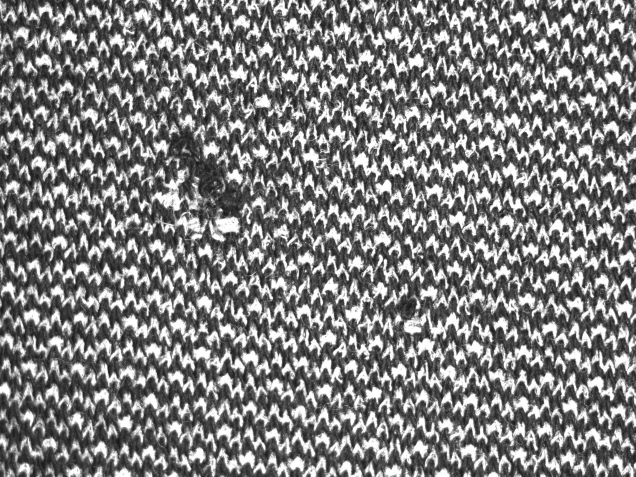
//> input picture 布匹瑕疵检测小思路/test_img.jpg, 1271 x 953 px (shown at 1/2 size)
$ ./xiaci   (built with g++ and OpenCV 4)
//> lines starting //> are read from the running program, lines starting //| are printed output that depends on the picture; after the words box and inside, x2 and y2 are one past the last pixel; in counts of white or black regions, pixels touching at a corner belong together
#include <opencv2/opencv.hpp>
#include <iostream>
#include <math.h>

using namespace std;
using namespace cv;
Mat src, gray_src, drawImg;
int threshold_v = 231;
int threshold_max = 255;
const char* output_win = "rectangle-demo";
const char* binary_win = "binary image";
RNG rng(12345);
void Contours_Callback(int, void*);
void cvtColor_src(Mat &src, Mat &dst);

int main(int argc, char** argv) {
	src = imread("test_img.jpg");
//> src is the input picture: 953 rows x 1271 cols, CV_8UC3; min 16, max 255, mean 126.2


	cvtColor(src, gray_src, CV_BGR2GRAY);
	//cvtColor_src(src,gray_src);
	blur(gray_src, gray_src, Size(3, 3), Point(-1, -1));

	const char* source_win = "input image";
	namedWindow(source_win, 0);
	namedWindow(output_win, 0);
	imshow(source_win, src);

	createTrackbar("Threshold Value:", output_win, &threshold_v, threshold_max, Contours_Callback);
	Contours_Callback(0, 0);

	waitKey(0);
	return 0;
}

void cvtColor_src(Mat &src, Mat &src_gray)
{
	//  转换单通道
	if (src.channels() == 4) {
		cv::cvtColor(src, src_gray, CV_BGRA2GRAY);
	}
	else if (src.channels() == 3) {
		cv::cvtColor(src, src_gray, CV_BGR2GRAY);
	}
	else if (src.channels() == 2) {
		cv::cvtColor(src, src_gray, CV_BGR5652GRAY);
	}
	else if (src.channels() == 1) {// 单通道的图片直接就不需要处理
		src_gray = src;
	}
	else { // 负数,说明图有问题 直接返回
		src_gray = src;
	}

}


void Contours_Callback(int, void*) {
	Mat binary_output;
	vector<vector<Point>> contours;
	vector<Vec4i> hierachy;
	threshold(gray_src, binary_output, threshold_v, threshold_max, THRESH_BINARY);
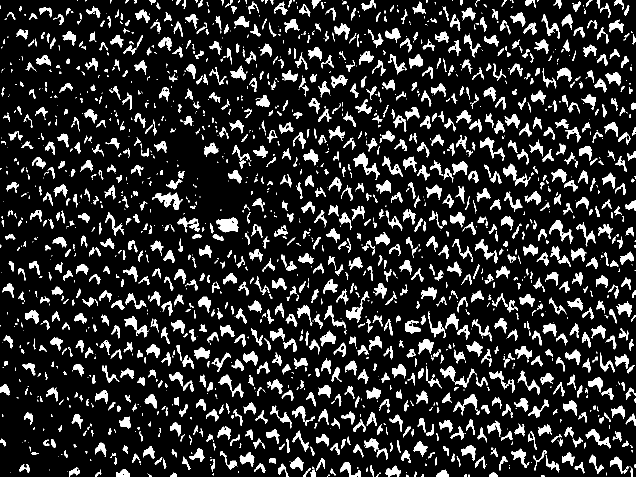
//> binary_output: 953 rows x 1271 cols, CV_8UC1 (shown at 1/2 size); 14.7% white; 1804 white regions (684 under 20 px), largest, box (x1, y1, x2, y2) and area: (432, 435, 477, 465) 914, (304, 385, 365, 420) 881, (707, 305, 760, 360) 807
	//膨胀再腐蚀
	Mat element = getStructuringElement(MORPH_RECT, Size(30, 30), Point(-1, -1)); //定义结构元素
	dilate(binary_output, binary_output, element);
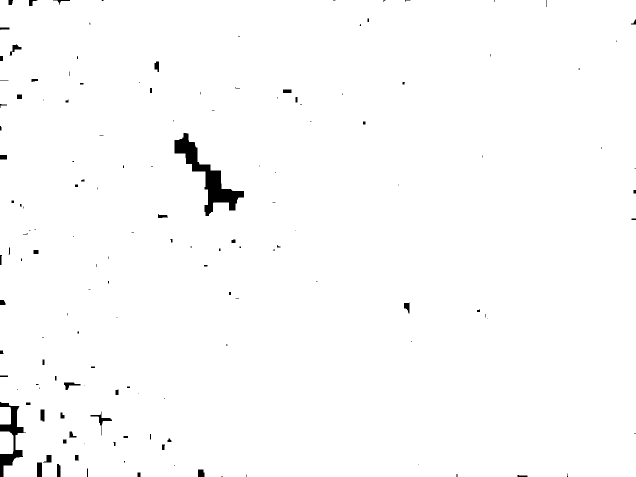
//> binary_output: 953 rows x 1271 cols, CV_8UC1 (shown at 1/2 size); 98.9% white; 146 black regions (80 under 20 px), largest, box (x1, y1, x2, y2) and area: (349, 266, 488, 432) 5757, (0, 804, 52, 953) 2521, (181, 823, 224, 871) 308
	namedWindow("dilate", 0);
	imshow("dilate", binary_output);
	erode(binary_output, binary_output, element);
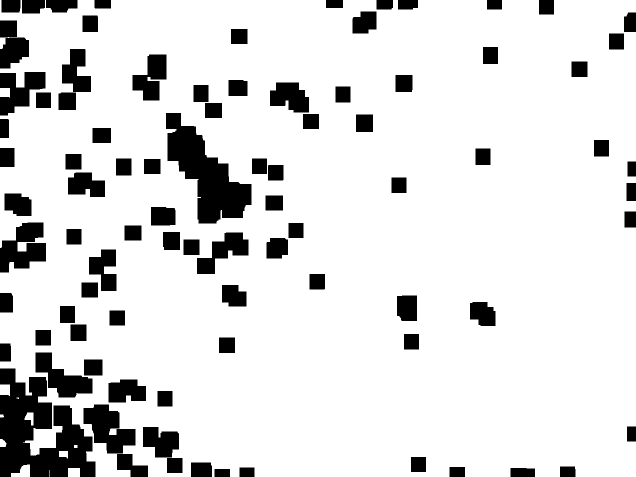
//> binary_output: 953 rows x 1271 cols, CV_8UC1 (shown at 1/2 size); 86.1% white; 89 black regions
	namedWindow("erode", 0);
	imshow("erode", binary_output);

	namedWindow(binary_win, 0);
	imshow("binary image", binary_output);
	findContours(binary_output, contours, hierachy, RETR_TREE, CHAIN_APPROX_SIMPLE, Point(-1, -1));
//> contours = 71 contours, 2 with area under 20; largest, box (x1, y1, x2, y2) and area: (-1, -1, 1270, 952) 1146132, (330, 224, 503, 447) 17486, (165, 807, 271, 907) 6128, (69, 703, 185, 795) 5065, (392, 463, 497, 548) 4190

	vector<vector<Point>> contours_ploy(contours.size());
//> contours_ploy = 71 empty contours
	vector<Rect> ploy_rects(contours.size());
	vector<Point2f> ccs(contours.size());
	vector<float> radius(contours.size());

	vector<RotatedRect> minRects(contours.size());
	vector<RotatedRect> myellipse(contours.size());

	for (size_t i = 0; i < contours.size(); i++) {
		try{
				approxPolyDP(Mat(contours[i]), contours_ploy[i], 10, true);
			}catch(cv::Exception& e) {
				printf("exception: %s\n",e.what());
			}

		ploy_rects[i] = boundingRect(contours_ploy[i]);
		// [5 lines of commented-out code are left out]
	}
//> this loop made 71 passes
//> after the loop, contours_ploy = 71 contours, 5 with area under 20; largest, box (x1, y1, x2, y2) and area: (-1, -1, 1270, 952) 1147820, (330, 224, 503, 447) 17204, (165, 807, 271, 907) 6017, (69, 703, 185, 795) 4865, (392, 463, 497, 548) 4030; ploy_rects = 71 Rects (x, y, width, height), first 8: [98, 939, 1, 13], [135, 935, 24, 17], [21, 928, 38, 24], [117, 901, 18, 15], [147, 889, 1, 1], [-1, 877, 11, 16], [-1, 828, 1, 1], [48, 824, 18, 26]

	// draw it
	src.copyTo(drawImg);
	Point2f pts[4];
	for (size_t t = 0; t < contours.size(); t++) {
		//Scalar color = Scalar(rng.uniform(0, 255), rng.uniform(0, 255), rng.uniform(0, 255));
		rectangle(drawImg, ploy_rects[t], (0,255,255), 10, 8);
		// [8 lines of commented-out code are left out]
	}
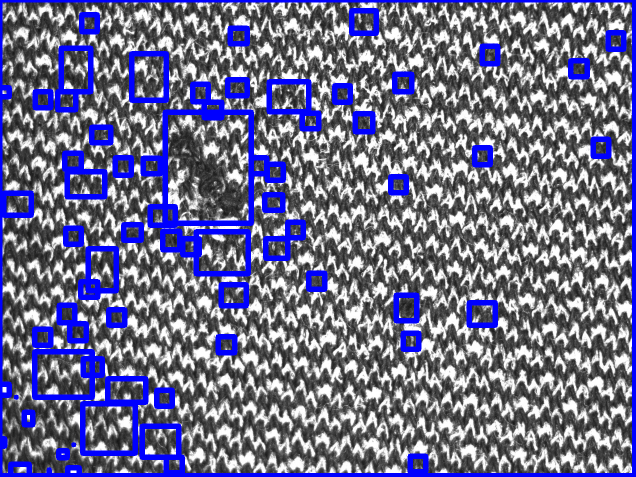
//> drawImg: 953 rows x 1271 cols, CV_8UC3 (shown at 1/2 size); 11.56% of pixels changed, all inside (x1, y1, x2, y2) = (0, 0, 1271, 953)

	imshow(output_win, drawImg);
	return;
}
